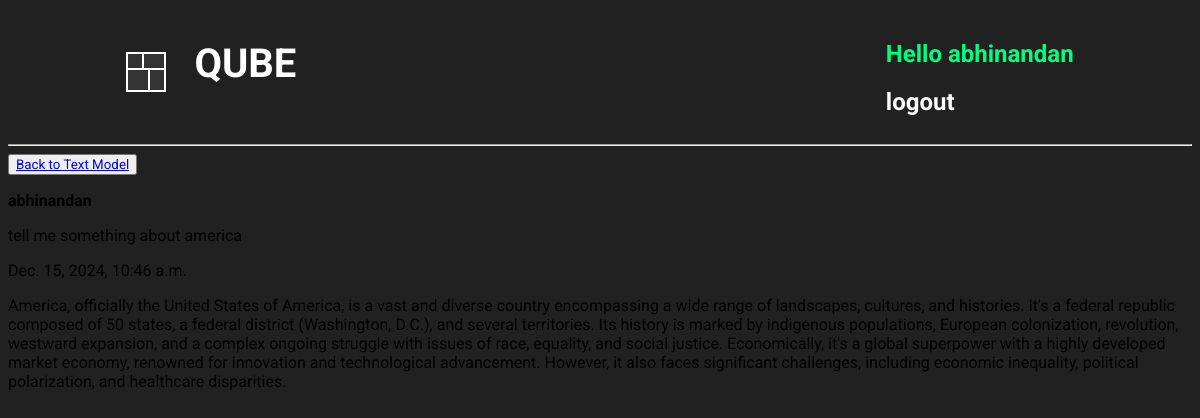
Page /textFullResponseView/2/ (signed in) on the committed database.
### base/models.py (models this page shows, shortened)
class TextModelHistory(models.Model):
    user = models.ForeignKey(
        User, on_delete=models.CASCADE, related_name='text_chat_histories')
    query = models.TextField()
    response = models.TextField()
    created = models.DateTimeField(auto_now_add=True)

### base/views.py (the view)
# urls.py: path('textFullResponseView/<str:pk>/',
@login_required(login_url='loginUser')
def textFullResponseView(request, pk):
    chat = TextModelHistory.objects.get(id=pk, user=request.user)
    context = {'chat': chat}
    return render(request, 'base/textFullResponseview.html', context)

### base/templates/base/textFullResponseView.html
{% extends 'main.html' %}
{% block content %}
<div>
    <div>
        <button><a href="{% url 'textModel' %}">Back to Text Model</a></button>
    </div>
    <strong>
        <p>{{ chat.user }}</p>
    </strong>
    <div>
        <p>{{ chat.query }}</p>
        <p>{{ chat.created }}</p>
        <p>{{ chat.response }}</p>
    </div>
</div>
{% endblock %}

### templates/navbar.html (shortened to what this page needs)
<div class="navbar-container">
    <div class="QUBE_logo_link">
        <div class="cube-loader">
            <div class="cube cube1"></div>
            <div class="cube cube2"></div>
            <div class="cube cube3"></div>
            <div class="cube cube4"></div>
        </div>
        <div class="qube_text">
            <h1><a href="{% url 'home' %}">QUBE</a></h1>
        </div>
    </div>
    <div class="login_section">
        {% if request.user.is_authenticated %}
        <div class="after_user_login">
            <div class="hello_user">
                <h2> Hello {{ request.user }} </h2>
            </div>
            <div class="hello_user_logout">
                <h2><a href="{% url 'logoutUser' %}">logout</a></h2>
            </div>
        </div>
        {% else %}
        <div class="before_user_login">
            <h2><a href="{% url 'loginUser' %}">Login</a></h2>
        </div>
        {% endif %}
    </div>
</div>
<hr>

### static/styles/main.css (style rules this page uses)
* { font-family: "Roboto", serif; }
body { background-color:#212121; }
.cube-loader { position: relative; width: 40px; height: 40px; margin: auto; }
.cube { position: absolute; width: 50%; height: 50%; background-color: #333; border: 2px solid #fff; animation: foldCube 2.4s infinite linear; }
.cube1 { top: 0; left: 0; transform-origin: 100% 100%; }
.cube2 { top: 0; right: 0; transform-origin: 0 100%; }
.cube3 { bottom: 0; right: 0; transform-origin: 0 0; }
.cube4 { bottom: 0; left: 0; transform-origin: 100% 0; }
.cube1 { animation-delay: 0.3s; }
.cube2 { animation-delay: 0.6s; }
.cube3 { animation-delay: 0.9s; }
.cube4 { animation-delay: 1.2s; }
.QUBE_logo_link { display: flex; justify-content: space-between; gap: 20px; margin-left: 10%; }
.qube_text { margin-top: 6%; font-size: 20px; padding-left: 8px; padding-right: 8px; padding-top: 5px; margin-top: 0px; }
.qube_text a { text-decoration: none; color: white; transition: all 0.3s ease; }
.login_section { margin-right: 10%; padding-top: 1%; }
.hello_user { color: springgreen; }
.hello_user_logout a { text-decoration: none; color: white; transition: all 0.3s ease; }

### templates/navbar.html (style rules this page uses)
.navbar-container { display: flex; justify-content: space-between; }

### rows in the picture
TextModelHistory: user "abhinandan", query "tell me something about america", created "Dec. 15, 2024, 10:46 a.m.", response "America, officially the United States of America, is a vast and diverse country encompassing a wide range of landscapes, cultures, and histories. It's a federal republic composed of 50 states, a federal district (Washington, D.C.), and several territories. Its history is marked by indigenous populations, European colonization, revolution, westward expansion, and a complex ongoing struggle with issues of race, equality, and social justice. Economically, it's a global superpower with a highly developed market economy, renowned for innovation and technological advancement. However, it also faces significant challenges, including economic inequality, political polarization, and healthcare…"

### other values in the picture
{{ request.user }} "abhinandan"
